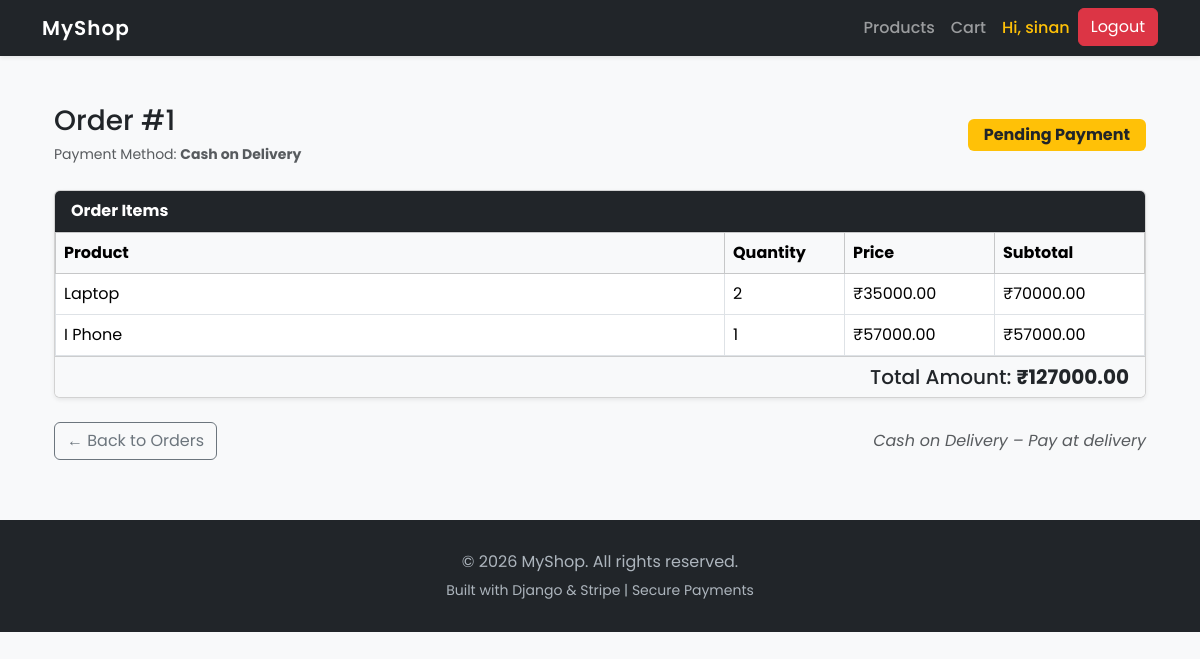
/orders/1/ (signed in), run on the app's committed database.
### orders/models.py (models this page shows, shortened)
class Order(models.Model):
    PAYMENT_METHODS = (
        ('stripe', 'Stripe'),
        ('cod', 'Cash on Delivery'),
    )
    user = models.ForeignKey(User, on_delete=models.CASCADE)
    total_price = models.DecimalField(max_digits=10, decimal_places=2)
    is_paid = models.BooleanField(default=False)
    created_at = models.DateTimeField(auto_now_add=True)
    payment_method = models.CharField(max_length=20, choices=PAYMENT_METHODS, default='cod')
    stripe_session_id = models.CharField(max_length=255, blank=True, null=True)

class OrderItem(models.Model):
    order = models.ForeignKey(Order, on_delete=models.CASCADE, related_name='items')
    product = models.ForeignKey(Product, on_delete=models.CASCADE)
    quantity = models.PositiveIntegerField()
    price = models.DecimalField(max_digits=10, decimal_places=2)
    def total_price(self):
        return self.quantity * self.price

### products/models.py (models this page shows, shortened)
class Product(models.Model):
    name=models.CharField(max_length=100)
    price=models.BigIntegerField()
    description=models.TextField()
    image=models.ImageField(upload_to="products/")

### orders/views.py (the view)
# urls.py: path('<int:order_id>/', views.order_detail, name='order_detail'),
@login_required
def order_detail(request, order_id):
    order = Order.objects.get(id=order_id, user=request.user)
    for item in order.items.all():
        item.total_price = item.quantity * item.price
    return render(request, 'orders/order_detail.html', {
        'order': order
    })

### templates/orders/order_detail.html (shortened to what this page needs)
{% extends 'base.html' %}
{% block content %}
<div class="container mt-5">
    <div class="d-flex justify-content-between align-items-center mb-4">
        <div>
            <h3 class="mb-1">Order #{{ order.id }}</h3>
            <small class="text-muted">
                Payment Method:
                <strong>{{ order.get_payment_method_display }}</strong>
            </small>
        </div>
        {% if order.is_paid %}
            <span class="badge bg-success px-3 py-2 fs-6">Paid</span>
        {% else %}
            <span class="badge bg-warning text-dark px-3 py-2 fs-6">
                Pending Payment
            </span>
        {% endif %}
    </div>
    <div class="card shadow-sm mb-4">
        <div class="card-header bg-dark text-white">
            <strong>Order Items</strong>
        </div>
        <div class="card-body p-0">
            <table class="table table-bordered table-hover mb-0">
                <thead class="table-light">
                    <tr>
                        <th>Product</th>
                        <th width="120">Quantity</th>
                        <th width="150">Price</th>
                        <th width="150">Subtotal</th>
                    </tr>
                </thead>
                <tbody>
                    {% for item in order.items.all %}
                    <tr>
                        <td>{{ item.product.name }}</td>
                        <td>{{ item.quantity }}</td>
                        <td>₹{{ item.price }}</td>
                        <td>₹{{ item.total_price }}</td>
                    </tr>
                    {% empty %}
                    <tr>
                        <td colspan="4" class="text-center text-muted">
                            No items found in this order.
                        </td>
                    </tr>
                    {% endfor %}
                </tbody>
            </table>
        </div>
        <div class="card-footer text-end bg-light">
            <h5 class="mb-0">
                Total Amount:
                <strong class="text-dark">₹{{ order.total_price }}</strong>
            </h5>
        </div>
    </div>
    <div class="d-flex justify-content-between align-items-center">
        <a href="{% url 'orders:order_list' %}" class="btn btn-outline-secondary">
            ← Back to Orders
        </a>
        {% if not order.is_paid and order.payment_method == 'stripe' %}
            <a href="{% url 'orders:stripe_checkout' order.id %}"
               class="btn btn-success px-4">
                Pay with Stripe 💳
            </a>
        {% elif order.payment_method == 'cod' and not order.is_paid %}
            <span class="text-muted fst-italic">
                Cash on Delivery – Pay at delivery
            </span>
        {% endif %}
    </div>
</div>
{% endblock %}

### templates/base.html (shortened to what this page needs)
<!DOCTYPE html>
<html lang="en">
<head>
    <link href="https://cdn.jsdelivr.net/npm/bootstrap@5.3.2/dist/css/bootstrap.min.css" rel="stylesheet">
</head>
<body>
<nav class="navbar navbar-expand-lg navbar-dark bg-dark shadow-sm">
    <div class="container">
        <a class="navbar-brand" href="/">MyShop</a>
        <div class="collapse navbar-collapse" id="navbarNav">
            <ul class="navbar-nav ms-auto">
                <li class="nav-item">
                    <a class="nav-link" href="/">Products</a>
                </li>
                {% if user.is_authenticated %}
                    <li class="nav-item">
                        <a class="nav-link" href="/cart/">Cart</a>
                    </li>
                    <li class="nav-item">
                        <span class="nav-link text-warning">
                            Hi, {{ user.username }}
                        </span>
                    </li>
                    <li class="nav-item">
                        <form method="post" action="{% url 'logout' %}">
                            <button class="btn btn-danger">Logout</button>
                        </form>
                    </li>
                {% endif %}
            </ul>
        </div>
    </div>
</nav>
<div class="container mt-5">
    {% block content %}
    {% endblock %}
</div>
<footer class="footer text-center">
    <div class="container">
        <p class="mb-1">&copy; 2026 MyShop. All rights reserved.</p>
        <small>
            Built with Django & Stripe | Secure Payments
        </small>
    </div>
</footer>
</body>
</html>

### templates/base.html (style rules this page uses)
body { font-family: 'Poppins', sans-serif; background-color: #f8f9fa; }
.navbar-brand { font-weight: 600; letter-spacing: 1px; }
.nav-link { font-weight: 500; }
.footer { background: #212529; color: #adb5bd; padding: 30px 0; margin-top: 60px; }

### data on the page
Order: id "1", payment_method "Cash on Delivery", total_price "127000.00"
OrderItem: product.name "Laptop", quantity "2", price "35000.00", total_price "70000.00"
OrderItem: product.name "I Phone", quantity "1", price "57000.00", total_price "57000.00"

### other printed values
{{ user.username }} "sinan"
